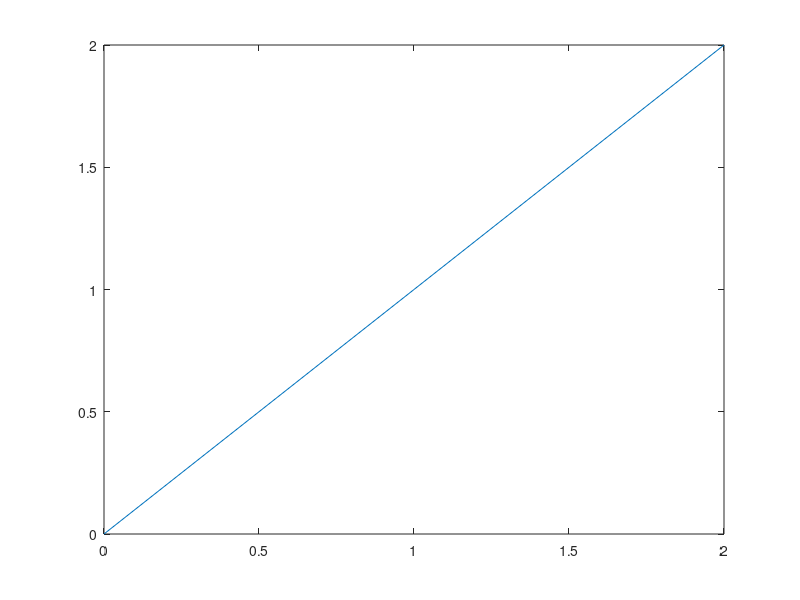
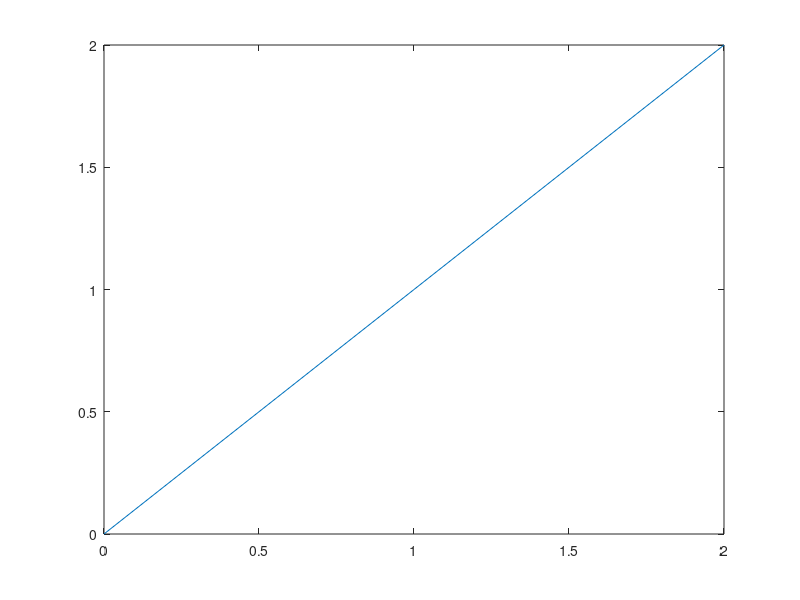
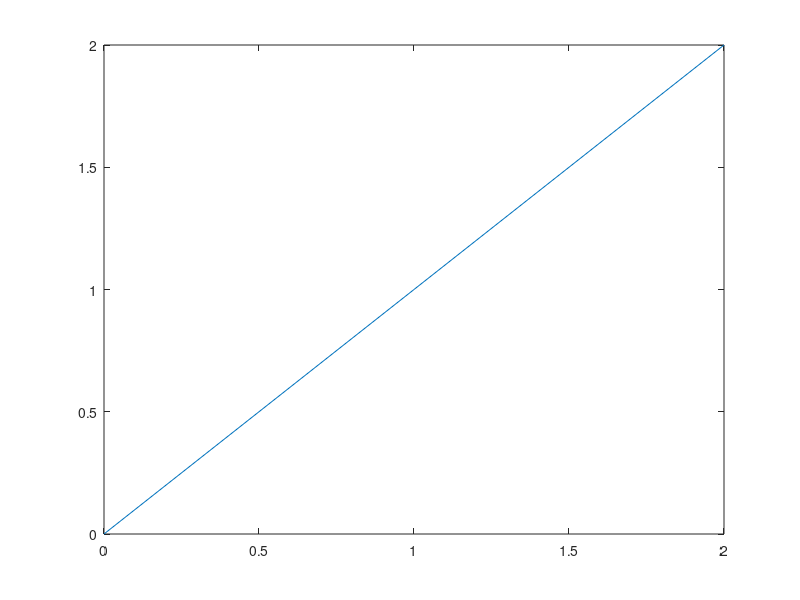
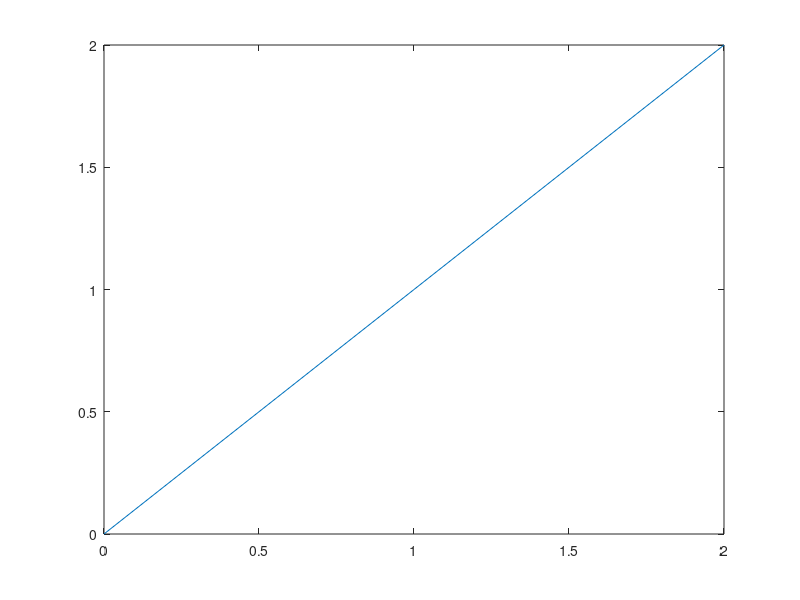

The MATLAB script that drew these images, in order:
function figure_close_test()
   % When you try to close figure windows, MATLAB for Mac sometimes gives you
   % the rainbow cursor of death and hangs up. A walkaround is to turn off
   % apps that use Mac's Accessibility API. Go to System Preferences >
   % Security & Privacy > Privacy > Accessibility and unmark some apps there.
   %
   % This script is helpful to identify the apps that cause the problem.
   %
   % (1) Run this script. If it finishes without any problems, you don't have
   %     the "can't close a figure" issue. Lucky you! If your MATLAB hangs up
   %     or becomes sluggish, go to (2).
   %
   % (2) Turn off an app shown in Accessibility and go to (3).
   %
   % (3) Run this script again. If you finished it without any problems, then
   %     it is likely that the app you just turned off interferes with MATLAB.
   %     So, it should be turned off while you use MATLAB (and ask MathWorks
   %     to fix this long-standing issue). If you got some problems while
   %     running this script, go back to (2) and turn off another app.

   % mgc notes: I granted matlab full disk access, and one by one removed all
   % accessibility api permissions (Settings -> Privacy -> Accessibility). I
   % also closed all apps that had permission e.g. teams, iterm. I closed magnet
   % first since that causd problems previously. Nothing worked as far as
   % getting this script to stop hanging. Unfortunately, I did not pursue
   % general work before turning back on the permissions since I need them on,
   % the goal was to figure out which app is the source of the problem. So, if
   % the issue persissts, just don't make figures and close them, may also be
   % related to having live scripts open. 
   % https://www.mathworks.com/matlabcentral/answers/710913-matlab-r2020b-freezes-when-closing-figure-intel-macos-big-sur
   % 
   clearvars
   close all

   for i = 1 : 10
      fprintf('%d: ',i)
      for j = 1 : 10
         fprintf('%d ',j)
         figure;
         plot([0,1,2],[0,1,2])
      end
      close all;
      fprintf('--- All figures closed\n')
   end
end